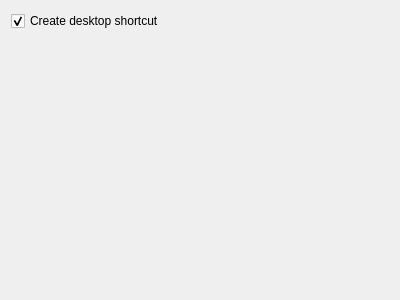
<?xml version="1.0" encoding="UTF-8"?>
<ui version="4.0">
 <class>CreateDesktopLink</class>
 <widget class="QWidget" name="CreateDesktopLink">
  <property name="geometry">
   <rect>
    <x>0</x>
    <y>0</y>
    <width>400</width>
    <height>300</height>
   </rect>
  </property>
  <property name="windowTitle">
   <string>Form</string>
  </property>
  <layout class="QVBoxLayout" name="verticalLayout">
   <item>
    <widget class="QCheckBox" name="createDesktopShortcutCheckbox">
     <property name="text">
      <string>Create desktop shortcut</string>
     </property>
     <property name="checked">
      <bool>true</bool>
     </property>
    </widget>
   </item>
   <item>
    <spacer name="verticalSpacer">
     <property name="orientation">
      <enum>Qt::Vertical</enum>
     </property>
     <property name="sizeHint" stdset="0">
      <size>
       <width>20</width>
       <height>170</height>
      </size>
     </property>
    </spacer>
   </item>
  </layout>
 </widget>
 <resources/>
 <connections/>
</ui>
